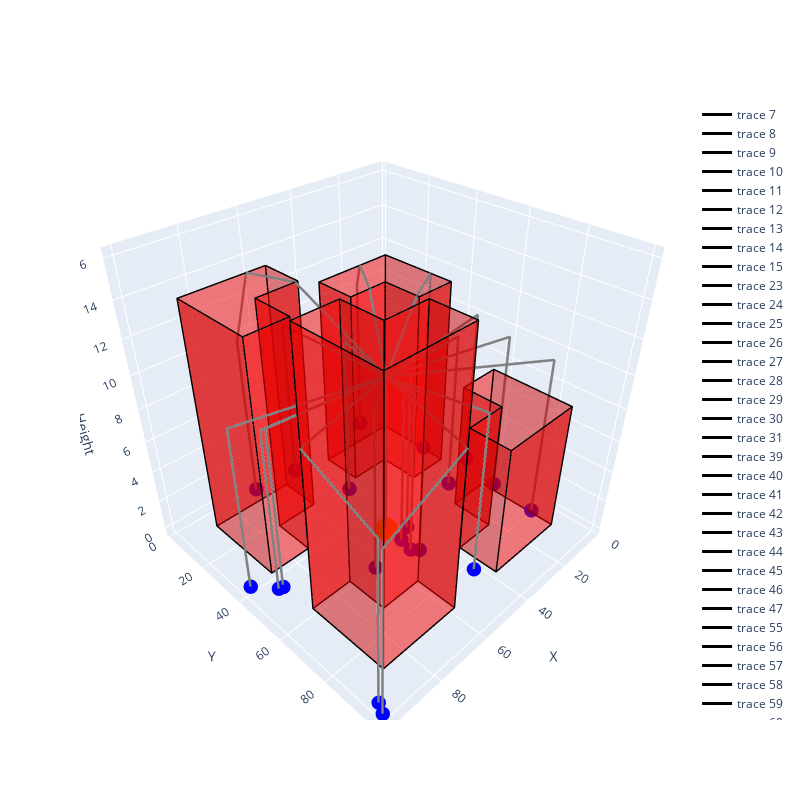

Notebook code for this chart:
### Code cell
# ploting th route

initial_plot(delivary_locations=delivary_loc, obstacles=obstacles, dp=route_1_dp, route = route_2.copy())

### Figure 1 — Plotly figure (JSON) as saved in the notebook; plotly's stock layout.template omitted (floating-point values rounded to 4 significant figures; data arrays with more than 128 entries replaced by an {"elided": "..."} marker saying what was removed)
{"data": [{"color": "red", "i": [0, 0], "j": [1, 2], "k": [2, 3], "opacity": 0.5, "type": "mesh3d", "x": [10, 40, 40, 10], "y": [10, 10, 10, 10], "z": [0, 0, 12, 12]}, {"color": "red", "i": [0, 0], "j": [1, 2], "k": [2, 3], "opacity": 0.5, "type": "mesh3d", "x": [40, 40, 40, 40], "y": [10, 25, 25, 10], "z": [0, 0, 12, 12]}, {"color": "red", "i": [0, 0], "j": [1, 2], "k": [2, 3], "opacity": 0.5, "type": "mesh3d", "x": [40, 25, 25, 40], "y": [25, 25, 25, 25], "z": [0, 0, 12, 12]}, {"color": "red", "i": [0, 0], "j": [1, 2], "k": [2, 3], "opacity": 0.5, "type": "mesh3d", "x": [25, 25, 25, 25], "y": [25, 40, 40, 25], "z": [0, 0, 12, 12]}, {"color": "red", "i": [0, 0], "j": [1, 2], "k": [2, 3], "opacity": 0.5, "type": "mesh3d", "x": [25, 10, 10, 25], "y": [40, 40, 40, 40], "z": [0, 0, 12, 12]}, {"color": "red", "i": [0, 0], "j": [1, 2], "k": [2, 3], "opacity": 0.5, "type": "mesh3d", "x": [10, 10, 10, 10], "y": [40, 10, 10, 40], "z": [0, 0, 12, 12]}, {"color": "red", "i": [0, 0], "j": [1, 2], "k": [2, 3], "opacity": 0.5, "type": "mesh3d", "x": [10, 10, 10, 10], "y": [10, 10, 10, 10], "z": [0, 0, 12, 12]}, {"line": {"color": "black", "width": 3}, "mode": "lines", "type": "scatter3d", "x": [10, 40, 40, 25, 25, 10, 10, 10], "y": [10, 10, 25, 25, 40, 40, 10, 10], "z": [12, 12, 12, 12, 12, 12, 12, 12]}, {"line": {"color": "black", "width": 3}, "mode": "lines", "type": "scatter3d", "x": [10, 40, 40, 25, 25, 10, 10, 10], "y": [10, 10, 25, 25, 40, 40, 10, 10], "z": [0, 0, 0, 0, 0, 0, 0, 0]}, {"line": {"color": "black", "width": 3}, "mode": "lines", "type": "scatter3d", "x": [10, 10, 40, 40, 10], "y": [10, 10, 10, 10, 10], "z": [0, 12, 12, 0, 0]}, {"line": {"color": "black", "width": 3}, "mode": "lines", "type": "scatter3d", "x": [40, 40, 40, 40, 40], "y": [10, 10, 25, 25, 10], "z": [0, 12, 12, 0, 0]}, {"line": {"color": "black", "width": 3}, "mode": "lines", "type": "scatter3d", "x": [40, 40, 25, 25, 40], "y": [25, 25, 25, 25, 25], "z": [0, 12, 12, 0, 0]}, {"line": {"color": "black", "width": 3}, "mode": "lines", "type": "scatter3d", "x": [25, 25, 25, 25, 25], "y": [25, 25, 40, 40, 25], "z": [0, 12, 12, 0, 0]}, {"line": {"color": "black", "width": 3}, "mode": "lines", "type": "scatter3d", "x": [25, 25, 10, 10, 25], "y": [40, 40, 40, 40, 40], "z": [0, 12, 12, 0, 0]}, {"line": {"color": "black", "width": 3}, "mode": "lines", "type": "scatter3d", "x": [10, 10, 10, 10, 10], "y": [40, 40, 10, 10, 40], "z": [0, 12, 12, 0, 0]}, {"line": {"color": "black", "width": 3}, "mode": "lines", "type": "scatter3d", "x": [10, 10, 10, 10, 10], "y": [10, 10, 10, 10, 10], "z": [0, 12, 12, 0, 0]}, {"color": "red", "i": [0, 0], "j": [1, 2], "k": [2, 3], "opacity": 0.5, "type": "mesh3d", "x": [60, 90, 90, 60], "y": [10, 10, 10, 10], "z": [0, 0, 14, 14]}, {"color": "red", "i": [0, 0], "j": [1, 2], "k": [2, 3], "opacity": 0.5, "type": "mesh3d", "x": [90, 90, 90, 90], "y": [10, 40, 40, 10], "z": [0, 0, 14, 14]}, {"color": "red", "i": [0, 0], "j": [1, 2], "k": [2, 3], "opacity": 0.5, "type": "mesh3d", "x": [90, 75, 75, 90], "y": [40, 40, 40, 40], "z": [0, 0, 14, 14]}, {"color": "red", "i": [0, 0], "j": [1, 2], "k": [2, 3], "opacity": 0.5, "type": "mesh3d", "x": [75, 75, 75, 75], "y": [40, 25, 25, 40], "z": [0, 0, 14, 14]}, {"color": "red", "i": [0, 0], "j": [1, 2], "k": [2, 3], "opacity": 0.5, "type": "mesh3d", "x": [75, 60, 60, 75], "y": [25, 25, 25, 25], "z": [0, 0, 14, 14]}, {"color": "red", "i": [0, 0], "j": [1, 2], "k": [2, 3], "opacity": 0.5, "type": "mesh3d", "x": [60, 60, 60, 60], "y": [25, 10, 10, 25], "z": [0, 0, 14, 14]}, {"color": "red", "i": [0, 0], "j": [1, 2], "k": [2, 3], "opacity": 0.5, "type": "mesh3d", "x": [60, 60, 60, 60], "y": [10, 10, 10, 10], "z": [0, 0, 14, 14]}, {"line": {"color": "black", "width": 3}, "mode": "lines", "type": "scatter3d", "x": [60, 90, 90, 75, 75, 60, 60, 60], "y": [10, 10, 40, 40, 25, 25, 10, 10], "z": [14, 14, 14, 14, 14, 14, 14, 14]}, {"line": {"color": "black", "width": 3}, "mode": "lines", "type": "scatter3d", "x": [60, 90, 90, 75, 75, 60, 60, 60], "y": [10, 10, 40, 40, 25, 25, 10, 10], "z": [0, 0, 0, 0, 0, 0, 0, 0]}, {"line": {"color": "black", "width": 3}, "mode": "lines", "type": "scatter3d", "x": [60, 60, 90, 90, 60], "y": [10, 10, 10, 10, 10], "z": [0, 14, 14, 0, 0]}, {"line": {"color": "black", "width": 3}, "mode": "lines", "type": "scatter3d", "x": [90, 90, 90, 90, 90], "y": [10, 10, 40, 40, 10], "z": [0, 14, 14, 0, 0]}, {"line": {"color": "black", "width": 3}, "mode": "lines", "type": "scatter3d", "x": [90, 90, 75, 75, 90], "y": [40, 40, 40, 40, 40], "z": [0, 14, 14, 0, 0]}, {"line": {"color": "black", "width": 3}, "mode": "lines", "type": "scatter3d", "x": [75, 75, 75, 75, 75], "y": [40, 40, 25, 25, 40], "z": [0, 14, 14, 0, 0]}, {"line": {"color": "black", "width": 3}, "mode": "lines", "type": "scatter3d", "x": [75, 75, 60, 60, 75], "y": [25, 25, 25, 25, 25], "z": [0, 14, 14, 0, 0]}, {"line": {"color": "black", "width": 3}, "mode": "lines", "type": "scatter3d", "x": [60, 60, 60, 60, 60], "y": [25, 25, 10, 10, 25], "z": [0, 14, 14, 0, 0]}, {"line": {"color": "black", "width": 3}, "mode": "lines", "type": "scatter3d", "x": [60, 60, 60, 60, 60], "y": [10, 10, 10, 10, 10], "z": [0, 14, 14, 0, 0]}, {"color": "red", "i": [0, 0], "j": [1, 2], "k": [2, 3], "opacity": 0.5, "type": "mesh3d", "x": [10, 25, 25, 10], "y": [60, 60, 60, 60], "z": [0, 0, 8, 8]}, {"color": "red", "i": [0, 0], "j": [1, 2], "k": [2, 3], "opacity": 0.5, "type": "mesh3d", "x": [25, 25, 25, 25], "y": [60, 75, 75, 60], "z": [0, 0, 8, 8]}, {"color": "red", "i": [0, 0], "j": [1, 2], "k": [2, 3], "opacity": 0.5, "type": "mesh3d", "x": [25, 40, 40, 25], "y": [75, 75, 75, 75], "z": [0, 0, 8, 8]}, {"color": "red", "i": [0, 0], "j": [1, 2], "k": [2, 3], "opacity": 0.5, "type": "mesh3d", "x": [40, 40, 40, 40], "y": [75, 90, 90, 75], "z": [0, 0, 8, 8]}, {"color": "red", "i": [0, 0], "j": [1, 2], "k": [2, 3], "opacity": 0.5, "type": "mesh3d", "x": [40, 10, 10, 40], "y": [90, 90, 90, 90], "z": [0, 0, 8, 8]}, {"color": "red", "i": [0, 0], "j": [1, 2], "k": [2, 3], "opacity": 0.5, "type": "mesh3d", "x": [10, 10, 10, 10], "y": [90, 60, 60, 90], "z": [0, 0, 8, 8]}, {"color": "red", "i": [0, 0], "j": [1, 2], "k": [2, 3], "opacity": 0.5, "type": "mesh3d", "x": [10, 10, 10, 10], "y": [60, 60, 60, 60], "z": [0, 0, 8, 8]}, {"line": {"color": "black", "width": 3}, "mode": "lines", "type": "scatter3d", "x": [10, 25, 25, 40, 40, 10, 10, 10], "y": [60, 60, 75, 75, 90, 90, 60, 60], "z": [8, 8, 8, 8, 8, 8, 8, 8]}, {"line": {"color": "black", "width": 3}, "mode": "lines", "type": "scatter3d", "x": [10, 25, 25, 40, 40, 10, 10, 10], "y": [60, 60, 75, 75, 90, 90, 60, 60], "z": [0, 0, 0, 0, 0, 0, 0, 0]}, {"line": {"color": "black", "width": 3}, "mode": "lines", "type": "scatter3d", "x": [10, 10, 25, 25, 10], "y": [60, 60, 60, 60, 60], "z": [0, 8, 8, 0, 0]}, {"line": {"color": "black", "width": 3}, "mode": "lines", "type": "scatter3d", "x": [25, 25, 25, 25, 25], "y": [60, 60, 75, 75, 60], "z": [0, 8, 8, 0, 0]}, {"line": {"color": "black", "width": 3}, "mode": "lines", "type": "scatter3d", "x": [25, 25, 40, 40, 25], "y": [75, 75, 75, 75, 75], "z": [0, 8, 8, 0, 0]}, {"line": {"color": "black", "width": 3}, "mode": "lines", "type": "scatter3d", "x": [40, 40, 40, 40, 40], "y": [75, 75, 90, 90, 75], "z": [0, 8, 8, 0, 0]}, {"line": {"color": "black", "width": 3}, "mode": "lines", "type": "scatter3d", "x": [40, 40, 10, 10, 40], "y": [90, 90, 90, 90, 90], "z": [0, 8, 8, 0, 0]}, {"line": {"color": "black", "width": 3}, "mode": "lines", "type": "scatter3d", "x": [10, 10, 10, 10, 10], "y": [90, 90, 60, 60, 90], "z": [0, 8, 8, 0, 0]}, {"line": {"color": "black", "width": 3}, "mode": "lines", "type": "scatter3d", "x": [10, 10, 10, 10, 10], "y": [60, 60, 60, 60, 60], "z": [0, 8, 8, 0, 0]}, {"color": "red", "i": [0, 0], "j": [1, 2], "k": [2, 3], "opacity": 0.5, "type": "mesh3d", "x": [60, 90, 90, 60], "y": [90, 90, 90, 90], "z": [0, 0, 16, 16]}, {"color": "red", "i": [0, 0], "j": [1, 2], "k": [2, 3], "opacity": 0.5, "type": "mesh3d", "x": [90, 90, 90, 90], "y": [90, 60, 60, 90], "z": [0, 0, 16, 16]}, {"color": "red", "i": [0, 0], "j": [1, 2], "k": [2, 3], "opacity": 0.5, "type": "mesh3d", "x": [90, 75, 75, 90], "y": [60, 60, 60, 60], "z": [0, 0, 16, 16]}, {"color": "red", "i": [0, 0], "j": [1, 2], "k": [2, 3], "opacity": 0.5, "type": "mesh3d", "x": [75, 75, 75, 75], "y": [60, 75, 75, 60], "z": [0, 0, 16, 16]}, {"color": "red", "i": [0, 0], "j": [1, 2], "k": [2, 3], "opacity": 0.5, "type": "mesh3d", "x": [75, 60, 60, 75], "y": [75, 75, 75, 75], "z": [0, 0, 16, 16]}, {"color": "red", "i": [0, 0], "j": [1, 2], "k": [2, 3], "opacity": 0.5, "type": "mesh3d", "x": [60, 60, 60, 60], "y": [75, 90, 90, 75], "z": [0, 0, 16, 16]}, {"color": "red", "i": [0, 0], "j": [1, 2], "k": [2, 3], "opacity": 0.5, "type": "mesh3d", "x": [60, 60, 60, 60], "y": [90, 90, 90, 90], "z": [0, 0, 16, 16]}, {"line": {"color": "black", "width": 3}, "mode": "lines", "type": "scatter3d", "x": [60, 90, 90, 75, 75, 60, 60, 60], "y": [90, 90, 60, 60, 75, 75, 90, 90], "z": [16, 16, 16, 16, 16, 16, 16, 16]}, {"line": {"color": "black", "width": 3}, "mode": "lines", "type": "scatter3d", "x": [60, 90, 90, 75, 75, 60, 60, 60], "y": [90, 90, 60, 60, 75, 75, 90, 90], "z": [0, 0, 0, 0, 0, 0, 0, 0]}, {"line": {"color": "black", "width": 3}, "mode": "lines", "type": "scatter3d", "x": [60, 60, 90, 90, 60], "y": [90, 90, 90, 90, 90], "z": [0, 16, 16, 0, 0]}, {"line": {"color": "black", "width": 3}, "mode": "lines", "type": "scatter3d", "x": [90, 90, 90, 90, 90], "y": [90, 90, 60, 60, 90], "z": [0, 16, 16, 0, 0]}, {"line": {"color": "black", "width": 3}, "mode": "lines", "type": "scatter3d", "x": [90, 90, 75, 75, 90], "y": [60, 60, 60, 60, 60], "z": [0, 16, 16, 0, 0]}, {"line": {"color": "black", "width": 3}, "mode": "lines", "type": "scatter3d", "x": [75, 75, 75, 75, 75], "y": [60, 60, 75, 75, 60], "z": [0, 16, 16, 0, 0]}, {"line": {"color": "black", "width": 3}, "mode": "lines", "type": "scatter3d", "x": [75, 75, 60, 60, 75], "y": [75, 75, 75, 75, 75], "z": [0, 16, 16, 0, 0]}, {"line": {"color": "black", "width": 3}, "mode": "lines", "type": "scatter3d", "x": [60, 60, 60, 60, 60], "y": [75, 75, 90, 90, 75], "z": [0, 16, 16, 0, 0]}, {"line": {"color": "black", "width": 3}, "mode": "lines", "type": "scatter3d", "x": [60, 60, 60, 60, 60], "y": [90, 90, 90, 90, 90], "z": [0, 16, 16, 0, 0]}, {"marker": {"color": "blue", "size": 5}, "mode": "markers", "type": "scatter3d", "x": [45.24, 92.42, 50.78, 18.47, 9.412, 9.067, 69.34, 98.22, 65.39, 15.75, 52.84, 3.008, 44.05, 51.91, 49.98, 45.73, 99.77, 91.03, 98.04, 7.304], "y": [55.98, 46.57, 58.74, 51.19, 30.34, 80.96, 4.188, 96.48, 61.56, 1.5, 5.955, 46.39, 84.24, 64.03, 66.24, 27.82, 99.57, 47.0, 39.74, 62.95], "z": [0, 0, 0, 0, 0, 0, 0, 0, 0, 0, 0, 0, 0, 0, 0, 0, 0, 0, 0, 0]}, {"marker": {"color": "orange", "size": 8}, "mode": "markers", "type": "scatter3d", "x": [50.89], "y": [51.57], "z": [0]}, {"line": {"color": "gray", "width": 5}, "mode": "lines", "type": "scatter3d", "x": {"elided": "156 float values"}, "y": {"elided": "156 float values"}, "z": {"elided": "156 float values"}}], "layout": {"height": 800, "scene": {"aspectmode": "cube", "xaxis": {"title": {"text": "X"}}, "yaxis": {"title": {"text": "Y"}}, "zaxis": {"title": {"text": "Height"}}}, "width": 800}}
